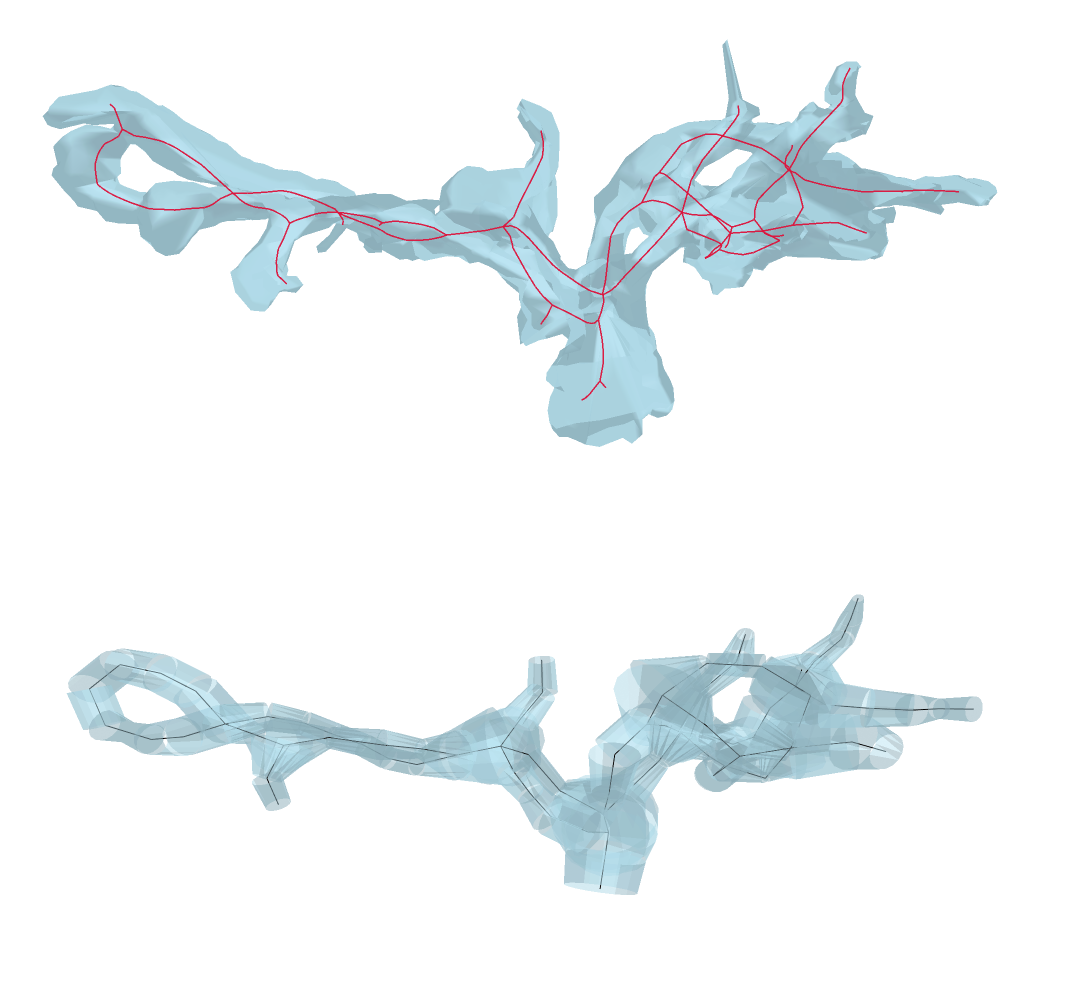

Notebook code for this chart:
### Code cell
visualize_mesh_cable_3d(mm, skeleton, morph, eye_scale=0.6)

### Figure 1 — Plotly figure (JSON) as saved in the notebook; plotly's stock layout.template omitted (floating-point values rounded to 4 significant figures; data arrays with more than 128 entries replaced by an {"elided": "..."} marker saying what was removed)
{"data": [{"color": "lightblue", "i": {"elided": "4788 int values"}, "j": {"elided": "4788 int values"}, "k": {"elided": "4788 int values"}, "name": "Mesh", "opacity": 0.8, "scene": "scene", "type": "mesh3d", "x": {"elided": "2378 float values"}, "y": {"elided": "2378 float values"}, "z": {"elided": "2378 float values"}}, {"line": {"color": "crimson", "width": 3}, "mode": "lines", "name": "Skeleton 0", "opacity": 0.95, "scene": "scene", "showlegend": false, "type": "scatter3d", "x": {"elided": "1149 float values"}, "y": {"elided": "1149 float values"}, "z": {"elided": "1149 float values"}}, {"color": "lightblue", "flatshading": true, "i": {"elided": "2624 int values"}, "j": {"elided": "2624 int values"}, "k": {"elided": "2624 int values"}, "name": "frusta", "opacity": 0.5, "scene": "scene2", "type": "mesh3d", "x": {"elided": "2624 float values"}, "y": {"elided": "2624 float values"}, "z": {"elided": "2624 float values"}}, {"line": {"color": "black", "width": 2}, "mode": "lines", "name": "centroid", "scene": "scene2", "type": "scatter3d", "x": {"elided": "246 float values"}, "y": {"elided": "246 float values"}, "z": {"elided": "246 float values"}}], "layout": {"height": 1000, "margin": {"b": 0, "l": 0, "r": 0, "t": 0}, "paper_bgcolor": "white", "scene": {"aspectmode": "data", "camera": {"eye": {"x": 0.3124, "y": -0.1368, "z": 0.9817}, "up": {"x": -0.1623, "y": -0.9831, "z": -0.08536}}, "domain": {"x": [0, 1], "y": [0.52, 1]}, "xaxis": {"range": [5615.0, 8002.0], "showbackground": false, "showgrid": false, "visible": false, "zeroline": false}, "yaxis": {"range": [856.2, 1919.0], "showbackground": false, "showgrid": false, "visible": false, "zeroline": false}, "zaxis": {"range": [2923.0, 3982.0], "showbackground": false, "showgrid": false, "visible": false, "zeroline": false}}, "scene2": {"aspectmode": "data", "camera": {"eye": {"x": 0.3124, "y": -0.1368, "z": 0.9817}, "up": {"x": -0.1623, "y": -0.9831, "z": -0.08536}}, "domain": {"x": [0, 1], "y": [0, 0.48]}, "xaxis": {"range": [5615.0, 8002.0], "showbackground": false, "showgrid": false, "visible": false, "zeroline": false}, "yaxis": {"range": [856.2, 1919.0], "showbackground": false, "showgrid": false, "visible": false, "zeroline": false}, "zaxis": {"range": [2923.0, 3982.0], "showbackground": false, "showgrid": false, "visible": false, "zeroline": false}}, "showlegend": false, "width": 1100}}
